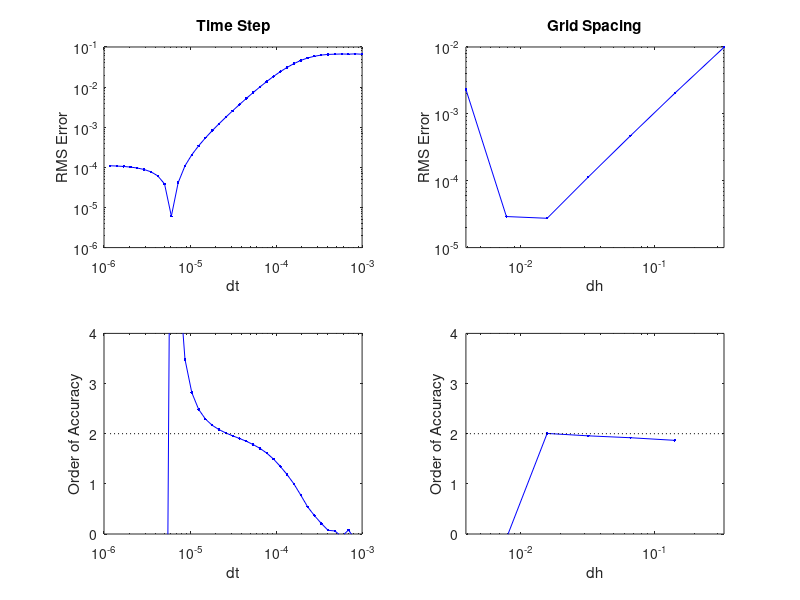

Recreate this plot in MATLAB.
clear;

data = load('OVS_ADI_dt.dat','-ascii');

dt  = data(:,1);
rms = data(:,2);

subplot(2,2,1);
h1 = loglog(dt,rms,'b.-');
xlabel('dt');
ylabel('RMS Error');
xlim([0.000001 0.001]);
set(gca,'XTick',[0.000001 0.00001 0.0001 0.001]);
title('Time Step');

subplot(2,2,3);
p = (log(rms(2:end)) - log(rms(1:end-1)))./(log(dt(2:end)) - log(dt(1:end-1)));
h3 = semilogx(dt(2:end),p,'b.-');
xlabel('dt');
ylabel('Order of Accuracy');
xlim([0.000001 0.001]);
set(gca,'XTick',[0.000001 0.00001 0.0001 0.001]);
ylim([0 4]);
line([min(dt) max(dt)],[2 2],'Color','black','LineStyle',':');

data = load('OVS_ADI_dh.dat','-ascii');

dh = 1./(data(:,1) - 1);
rms = data(:,2);

subplot(2,2,2);
h2 = loglog(dh,rms,'b.-');
xlabel('dh');
ylabel('RMS Error');
xlim([min(dh) max(dh)]);
title('Grid Spacing');
set(gca,'XTick',[0.01 0.1]);

subplot(2,2,4);
p = (log(rms(2:end)) - log(rms(1:end-1)))./(log(dh(2:end)) - log(dh(1:end-1)));
h4 = semilogx(dh(2:end),p,'b.-');
xlabel('dh');
ylabel('Order of Accuracy');
xlim([min(dh) max(dh)]);
ylim([0 4]);
line([min(dh) max(dh)],[2 2],'Color','black','LineStyle',':');
set(gca,'XTick',[0.01 0.1]);
